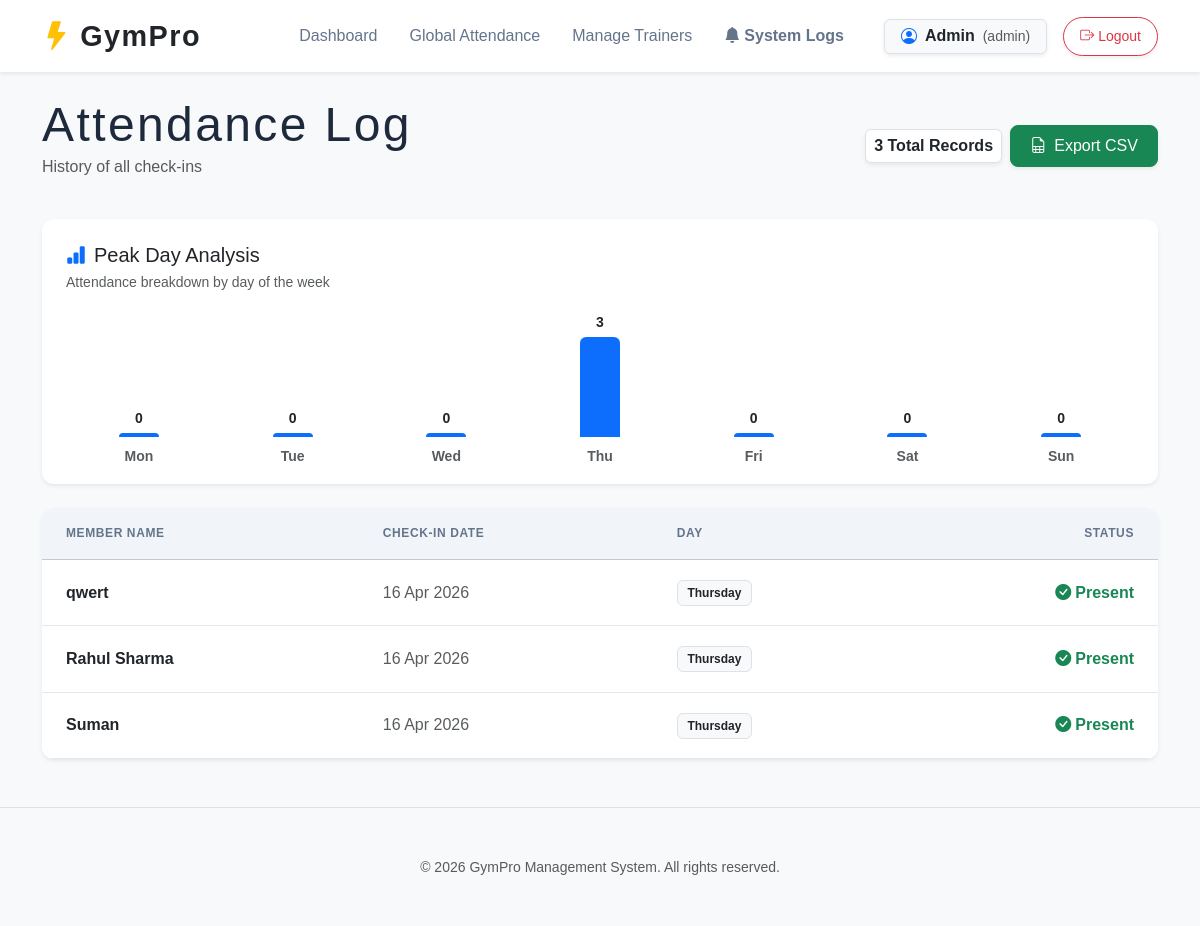
Page /attendance (signed in) on the committed database.
### models.py (models this page shows, shortened)
class User(db.Model, UserMixin):
    __tablename__ = 'user'
    id = db.Column(db.Integer, primary_key=True)
    username = db.Column(db.String(50), unique=True, nullable=False)
    password_hash = db.Column(db.String(200), nullable=False)
    role = db.Column(db.String(20), nullable=False, default='trainer')
    trainer_id = db.Column(db.Integer, db.ForeignKey('trainer.id'), nullable=True)
    trainer = db.relationship('Trainer', backref='user_account', uselist=False)

class Attendance(db.Model):
    __tablename__ = 'attendance'
    id = db.Column(db.Integer, primary_key=True)
    member_id = db.Column(db.Integer, db.ForeignKey('member.id'), nullable=False)
    date = db.Column(db.Date, nullable=False, default=date.today)

class Member(db.Model):
    __tablename__ = 'member'
    id = db.Column(db.Integer, primary_key=True)
    name = db.Column(db.String(100), nullable=False)
    phone = db.Column(db.String(15), nullable=False)
    join_date = db.Column(db.Date, default=date.today)
    subscription_end_date = db.Column(db.Date, nullable=True)
    plan_type = db.Column(db.String(20), default='Monthly')
    trainer_id = db.Column(db.Integer, db.ForeignKey('trainer.id'), nullable=True)
    attendance_records = db.relationship('Attendance', backref='member', lazy=True)
    payments = db.relationship('Payment', backref='member', lazy=True)
    notifications = db.relationship('NotificationLog', backref='member', lazy=True)

### app.py (the view)
@app.route('/attendance')
@admin_required
def attendance():
    records = Attendance.query.order_by(Attendance.date.desc()).all()
    day_names = ['Monday', 'Tuesday', 'Wednesday', 'Thursday', 'Friday', 'Saturday', 'Sunday']
    day_counter = Counter(record.date.weekday() for record in records)
    day_stats = [(day_names[i], day_counter.get(i, 0)) for i in range(7)]
    return render_template('attendance.html', records=records, day_stats=day_stats, peak_day=None, peak_count=0)

### app.py (called while the page is built)
@login_manager.user_loader
def load_user(user_id):
    return User.query.get(int(user_id))

def admin_required(f):
    @wraps(f)
    def decorated_function(*args, **kwargs):
        if not current_user.is_authenticated or current_user.role != 'admin':
            flash('Admin access required.', 'danger')
            return redirect(url_for('index'))
        return f(*args, **kwargs)
    return decorated_function

### templates/attendance.html (shortened to what this page needs)
{% extends "base.html" %}
{% block content %}
<div class="d-flex justify-content-between align-items-center mb-4">
  <div>
    <h1 class="display-5 mb-0">Attendance Log</h1>
    <p class="text-muted">History of all check-ins</p>
  </div>
  <div class="d-flex align-items-center gap-2">
    <span class="badge bg-white text-dark border p-2 fs-6 shadow-sm">{{ records|length }} Total Records</span>
    <a href="{{ url_for('export_csv') }}" class="btn btn-success shadow-sm">
      <i class="bi bi-file-earmark-spreadsheet me-2"></i>Export CSV
    </a>
  </div>
</div>
{% if records and day_stats %}
<div class="card border-0 shadow-sm mb-4">
  <div class="card-body p-4">
    <div class="d-flex justify-content-between align-items-start mb-4">
      <div>
        <h5 class="mb-1"><i class="bi bi-bar-chart-fill me-2 text-primary"></i>Peak Day Analysis</h5>
        <p class="text-muted mb-0 small">Attendance breakdown by day of the week</p>
      </div>
    </div>
    {% set count_list = day_stats | map(attribute=1) | list %}
    {% set max_count = count_list | max if count_list else 0 %}
    <div class="row g-2 align-items-end" style="height: 150px;">
      {% for day_name, count in day_stats %}
      {% set bar_height = [((count / max_count * 100)|int), 4]|max if max_count > 0 else 4 %}
      <div class="col h-100 d-flex flex-column justify-content-end">
        <div class="text-center">
          <div class="small fw-bold mb-1">{{ count }}</div>
          <div class="bg-primary mx-auto rounded-top {% if day_name == peak_day %}bg-warning{% endif %}" style="width: 40px; transition: height 0.3s ease; height: {{ bar_height }}px;"></div>
          <div class="small text-muted mt-2 fw-bold">{{ day_name[:3] }}</div>
        </div>
      </div>
      {% endfor %}
    </div>
  </div>
</div>
{% endif %}
{% if records %}
<div class="card border-0 shadow-sm">
  <div class="table-responsive">
    <table class="table table-hover align-middle mb-0">
      <thead class="table-light">
        <tr>
          <th class="ps-4">Member Name</th>
          <th>Check-in Date</th>
          <th>Day</th>
          <th class="text-end pe-4">Status</th>
        </tr>
      </thead>
      <tbody>
        {% for record in records %}
        <tr>
          <td class="ps-4">
            <a href="{{ url_for('member_detail', member_id=record.member_id) }}" class="text-decoration-none fw-bold text-dark">
              {{ record.member.name }}
            </a>
          </td>
          <td class="text-muted">{{ record.date.strftime('%d %b %Y') }}</td>
          <td><span class="badge bg-light text-dark border">{{ record.date.strftime('%A') }}</span></td>
          <td class="text-end pe-4">
            <span class="text-success fw-bold"><i class="bi bi-check-circle-fill me-1"></i>Present</span>
          </td>
        </tr>
        {% endfor %}
      </tbody>
    </table>
  </div>
</div>
{% else %}
<div class="text-center py-5 bg-white rounded shadow-sm border">
  <i class="bi bi-calendar-x display-1 text-muted opacity-25"></i>
  <h3 class="mt-3">No activity yet</h3>
  <p class="text-muted">Mark attendance from the dashboard to see logs here.</p>
</div>
{% endif %}
{% endblock %}

### templates/base.html (shortened to what this page needs)
<!DOCTYPE html>
<html lang="en">
<head>
  <link href="https://cdn.jsdelivr.net/npm/bootstrap@5.3.2/dist/css/bootstrap.min.css" rel="stylesheet" />
  <link href="https://cdn.jsdelivr.net/npm/bootstrap-icons@1.11.3/font/bootstrap-icons.min.css" rel="stylesheet" />
  <link rel="stylesheet" href="{{ url_for('static', filename='style.css') }}" />
</head>
<body class="bg-light">
<nav class="navbar navbar-expand-lg mb-4 bg-white shadow-sm">
  <div class="container">
    <a class="navbar-brand d-flex align-items-center gap-2 fw-bold text-dark" href="{{ url_for('index') }}">
      <i class="bi bi-lightning-fill text-warning"></i> GymPro
    </a>
    <div class="collapse navbar-collapse" id="navMenu">
      <ul class="navbar-nav ms-auto align-items-center gap-3">
        {% if current_user.is_authenticated %}
          <li class="nav-item"><a class="nav-link text-dark fw-medium" href="{{ url_for('index') }}">Dashboard</a></li>
          {% if current_user.role == 'admin' %}
            <li class="nav-item"><a class="nav-link text-dark fw-medium" href="{{ url_for('attendance') }}">Global Attendance</a></li>
            <li class="nav-item"><a class="nav-link text-dark fw-medium" href="{{ url_for('trainers') }}">Manage Trainers</a></li>
            <li class="nav-item">
              <a class="nav-link text-warning fw-bold d-flex align-items-center gap-1" href="{{ url_for('notifications') }}">
                <i class="bi bi-bell-fill"></i> System Logs
              </a>
            </li>
          {% endif %}
          <li class="nav-item ms-lg-3">
            <span class="badge bg-light text-dark border px-3 py-2 fs-6 shadow-sm d-flex align-items-center gap-2">
              <i class="bi bi-person-circle text-primary"></i>
              {{ current_user.username | capitalize }}
              <span class="text-muted small fw-normal">({{ current_user.role }})</span>
            </span>
          </li>
          <li class="nav-item">
            <a class="btn btn-outline-danger btn-sm rounded-pill px-3 shadow-sm" href="{{ url_for('logout') }}">
              <i class="bi bi-box-arrow-right me-1"></i>Logout
            </a>
          </li>
        {% endif %}
      </ul>
    </div>
  </div>
</nav>
<main class="container">
  {% block content %}{% endblock %}
</main>
<footer class="text-center py-5 mt-5 border-top">
  <p class="text-muted small mb-0">&copy; {{ today.year if today else '2026' }} GymPro Management System. All rights reserved.</p>
</footer>
</body>
</html>

### static/style.css (style rules this page uses)
:root { --bg-body: #f8fafc; --bg-card: #ffffff; --text-main: #1e293b; --text-muted: #64748b; --primary: #3b82f6; --accent: #f59e0b; --success: #10b981; --danger: #ef4444; --border: #e2e8f0; --radius: 12px; --shadow: 0 1px 3px 0 rgba(0, 0, 0, 0.1), 0 1px 2px -1px rgba(0, 0, 0, 0.1); }
body { font-family: 'DM Sans', sans-serif; background-color: var(--bg-body); color: var(--text-main); line-height: 1.6; }
h1, h2, h3, .navbar-brand { font-family: 'Bebas Neue', sans-serif; letter-spacing: 0.05em; color: var(--text-main); }
.navbar-brand { font-size: 1.8rem; }
.nav-link { color: var(--text-muted) !important; font-weight: 500; transition: 0.2s; }
.card { border: 1px solid var(--border); border-radius: var(--radius); box-shadow: var(--shadow); overflow: hidden; }
.table { margin-bottom: 0; }
.table thead th { background: #f1f5f9; text-transform: uppercase; font-size: 0.75rem; letter-spacing: 0.05em; color: var(--text-muted); border-top: none; padding: 1rem; }
.table td { padding: 1.2rem 1rem; vertical-align: middle; border-color: var(--border); }
.btn { border-radius: 8px; font-weight: 500; padding: 0.5rem 1.2rem; transition: 0.3s; }
.badge { padding: 0.5em 0.8em; border-radius: 6px; font-weight: 600; }

### rows in the picture
User: username "Admin", role "admin"
Attendance: member.name "qwert", date "16 Apr 2026", date "Thursday"
Attendance: member.name "Rahul Sharma", date "16 Apr 2026", date "Thursday"
Attendance: member.name "Suman", date "16 Apr 2026", date "Thursday"

### other values in the picture
{{ records|length }} "3"
{{ count }} "0" "0" "0" "3" "0" "0" "0"
{{ day_name[:3] }} "Mon" "Tue" "Wed" "Thu" "Fri" "Sat" "Sun"
{{ today.year if today else '2026' }} "2026"
